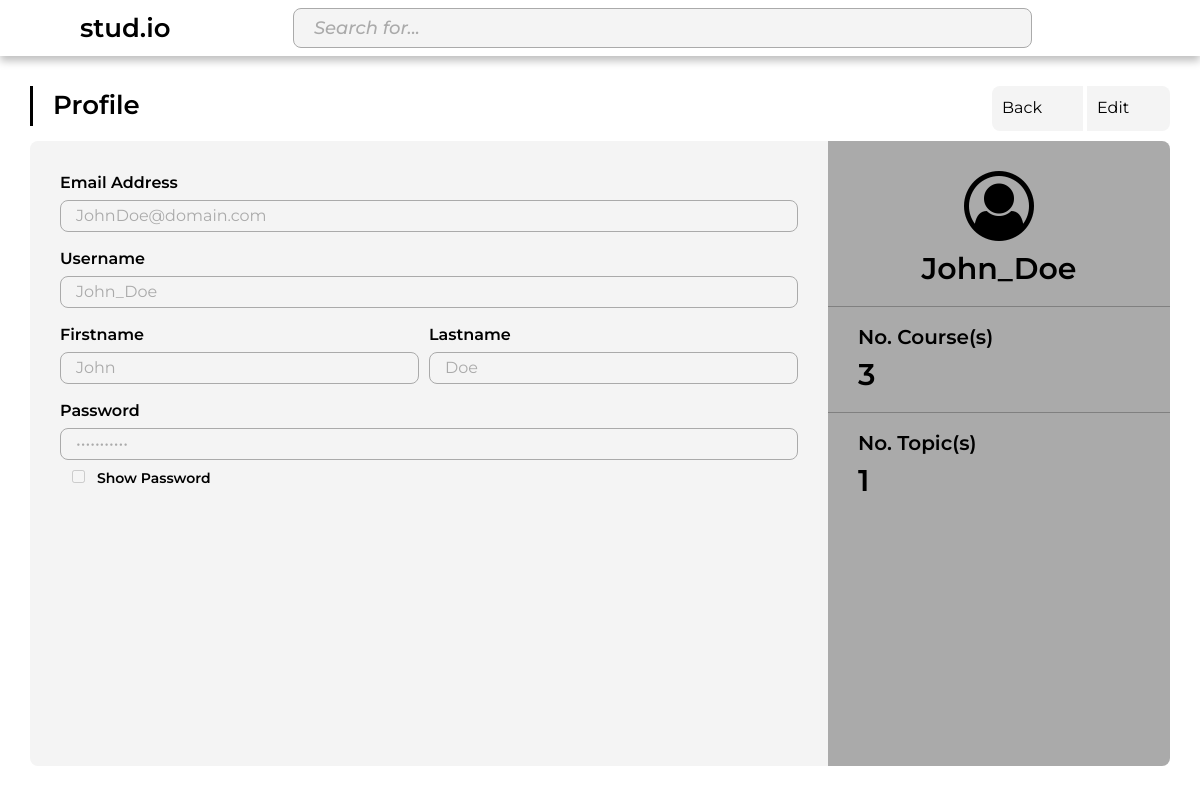
Page /Dev/Profile/index.php (signed in) on the committed database.
### tables this page shows
CREATE TABLE `user` (
  `user_ID` int(11) NOT NULL,
  `username` varchar(20) NOT NULL,
  `firstname` varchar(20) NOT NULL,
  `lastname` varchar(20) NOT NULL,
  `email` varchar(50) NOT NULL,
  `password` varchar(50) NOT NULL,
  `theme` varchar(10) NOT NULL DEFAULT 'light'
);

### Dev/Profile/profile.php (the view, shortened to what this page needs)
<?php
$sql = "SELECT * FROM user where username='$_SESSION[username]';";
$result = $conn->query($sql);
$user_ID = "$_SESSION[id]";
$email = $username = $firstname = $lastname = $password = "";
if ($result->num_rows > 0) {
    while ($row = $result->fetch_assoc()) {
        $username = $row["username"];
        $firstname = $row["firstname"];
        $lastname = $row["lastname"];
        $email = $row["email"];
        $password = $row["password"];
    }
}
$query = mysqli_query($conn, "SELECT * FROM course where user_ID='$user_ID';");
$count = mysqli_num_rows($query);
if ($count != '0') {
    $row = mysqli_fetch_array($query);
    $id = $row['course_ID'];
}
$cquery = mysqli_query($conn, "SELECT * FROM course where user_ID='$_SESSION[id]';");
$course_count = mysqli_num_rows($cquery);
$tquery = mysqli_query($conn, "SELECT * FROM topic INNER JOIN course ON course.course_ID = topic.course_ID where user_ID='$_SESSION[id]';");
$topic_count = mysqli_num_rows($tquery);
?>
<div class="profile-container">
    <div class="profile-header">
        <div class="profile-title-box">
            <span class="profile-title">Profile</span>
        </div>
        <div class="profile-action-buttons">
            <button id="dashboardButton" class="profile-action-button action-btn" type="button" onclick="location.href='<?php echo '../Dashboard?id=' . $id; ?>'">
                Back <i class="fal fa-solid fa-arrow-left"></i>
            </button>
            <button id="editButton" class="profile-action-button action-btn" type="button" onclick="editProfile()">
                Edit <i class="fal fa-regular fa-edit"></i>
            </button>
        </div>
    </div>
    <div id="profile-content" class="profile-content">
        <div class="profile-left">
            <div id="profile-edit">
                <div class="profile-edit-box">
                    <span>Email Address</span>
                    <input type="text" value="<?php echo $email; ?>" id="email" name="email" disabled required>
                </div>
                <div class="profile-edit-box">
                    <span>Username</span>
                    <input type="text" value="<?php echo $username; ?>" id="username" name="username" disabled required>
                </div>
                <div class="profile-edit-box">
                    <div class="profile-edit-name">
                        <div>
                            <span>Firstname</span>
                            <input type="text" value="<?php echo $firstname; ?>" id="firstname" name="firstname" disabled required>
                        </div>
                        <div>
                            <span>Lastname</span>
                            <input type="text" value="<?php echo $lastname; ?>" id="lastname" name="lastname" disabled required>
                        </div>
                    </div>
                </div>
                <div class="profile-edit-box">
                    <span>Password</span>
                    <input type="password" id="password" name="password" value="<?php echo $password; ?>" disabled required>
                    <input type="checkbox" id="pwVisibility" onclick="showPassword()" disabled><span style="font-size: 14px;">Show Password</span>
                </div>
            </div>
        </div>
        <div class="profile-right">
            <div class="profile-display-box">
                <i class="fal fa fa-user-circle-o"></i>
                <span id="username-display"><?php echo $username; ?></span>
            </div>
            <hr>
            <div class="profile-display-box">
                <span>No. Course(s)</span>
                <span><?php echo $course_count; ?></span>
            </div>
            <hr>
            <div class="profile-display-box">
                <span>No. Topic(s)</span>
                <span><?php echo $topic_count; ?></span>
            </div>
        </div>
    </div>
</div>

### Style/style.css (style rules this page uses)
* { margin: 0; padding: 0; font-family: 'Montserrat'; color: var(--font); }

### Style/index.css (style rules this page uses)
body { background: var(--bg) !important; }
.fal { font-size: 24px; display: inline-flex !important; align-items: center; }
.action-btn { border-radius: 0px; border: none; background-color: var(--action-btn-bg); color: var(--action-btn-font); font-size: 16px; padding: 10px; outline: none; }
.action-btn:first-child { border-radius: 8px 0 0 8px; }
.action-btn:last-child { border-radius: 0 8px 8px 0; }
.action-btn .fal { vertical-align: middle; margin-left: 8px; }
input[type=text], input[type=password] { border-radius: 8px; border: 1px solid var(--textbox-border); outline: none; background: var(--textbox-bg); padding: 10px 15px; height: 32px; }

### Style/Profile/profile.css (style rules this page uses)
.profile-container { width: 100%; height: 100%; padding: 30px; }
.profile-header { width: 100%; display: inline-flex; justify-content: space-between; margin-bottom: 10px; }
.profile-title-box { border-left: 3px solid var(--font); margin-bottom: 5px; }
.profile-title { font: var(--font); font-weight: 600; font-size: 26px; margin-left: 20px; }
.profile-action-buttons { float: right; }
.profile-content { --height: calc(100vh - 175px); display: flex; }
.profile-left { width: 70%; height: var(--height); background-color: var(--container-bg-1); border-radius: 8px 0 0 8px; padding: 30px; overflow-y: overlay; }
.profile-right { width: 30%; height: var(--height); background-color: var(--container-bg-2); border-radius: 0 8px 8px 0; overflow-y: overlay; padding: 30px 0; }
.profile-right hr { margin: 15px 0; }
.profile-edit-box { display: block; margin-bottom: 15px; }
.profile-edit-box input { width: 100%; margin-top: 5px; }
.profile-edit-box input:disabled, .profile-edit-box input[disabled] { color: var(--textbox-border); }
.profile-edit-box span { font-weight: 600; }
.profile-edit-name { display: grid; grid-template-columns: 50% 50%; }
.profile-edit-name div:first-child { margin-right: 10px; }
.profile-edit-box input[type="checkbox"] { width: 5%; margin-top: 10px; }
.profile-display-box { padding: 0 30px; }
.profile-display-box:first-child { text-align: center; }
.profile-display-box .fal { font-size: 70px; margin-bottom: 5px; }
.profile-display-box span { font-weight: 600; display: block; overflow-x: hidden; }
.profile-display-box span:first-child { font-size: 20px; }
.profile-display-box span:last-child { font-size: 30px; }

### Style/Theme/light.css (style rules this page uses)
.light { --bg: #fff; --font: #000; --font-hover: #bf1818; --icon: #000; --icon-hover: #bf1818; --icon-disabled: #aaa; --box-shadow: 0px 4px 4px 0px rgba(0, 0, 0, 0.25); --header-bg: #fff; --header-dropdown-bg: #f4f4f4; --header-dropdown-bg-hover: #fff; --sidebar-bg: #f4f4f4; --sidebar-item-bg-selected: rgba(0, 0, 0, 0.1); --sidebar-item-bg-hover: rgba(0, 0, 0, 0.3); --sidebar-button-bg: rgba(0, 0, 0, 0.1); --sidebar-button-bg-hover: rgba(0, 0, 0, 0.3); --searchbar-bg: #f4f4f4; --searchbar-border: #aaa; --searchbar-icon: #aaa; --searchbar-placeholder: #aaa; --searchbar-cancel-opacity: 0.3; --textbox-bg: #f4f4f4; --textbox-border: #aaa; --textbox-icon: var(--icon); --textbox-placeholder: #aaa; --table-border-bottom: #d4d4d4; --table-bg-hover: #0000001A; --primary-btn-bg: #bf1818; --primary-btn-bg-hover: #000; --primary-btn-bg-disabled: #404040; --primary-btn-border: #bf1818; --primary-btn-border-hover: #000; --primary-btn-border-disabled: #404040; --primary-btn-font: #fff; --primary-btn-font-hover: #fff; --primary-btn-font-disabled: #eee; --secondary-btn-bg: transparent; --secondary-btn-border: #bf1818; --secondary-btn-border-hover: #000; --secondary-btn-border-disabled: #404040; --secondary-btn-font: #bf1818; --secondary-btn-font-hover: #000; --secondary-btn-font-disabled: #404040; --action-btn-bg: #f4f4f4; --action-btn-bg-hover: #aaa; --action-btn-bg-disabled: #f4f4f4; --action-btn-font: #000; --action-btn-font-hover: #000; --action-btn-font-disabled: #aaa; --popup-bg: rgba(0, 0, 0, 0.6); --container-bg-1: #F4F4F4; --container-bg-2: #aaa; }

### rows in the picture
user: email "JohnDoe@domain.com", username "John_Doe", firstname "John", lastname "Doe"

### other values in the picture
$course_count "3"
$topic_count "1"
